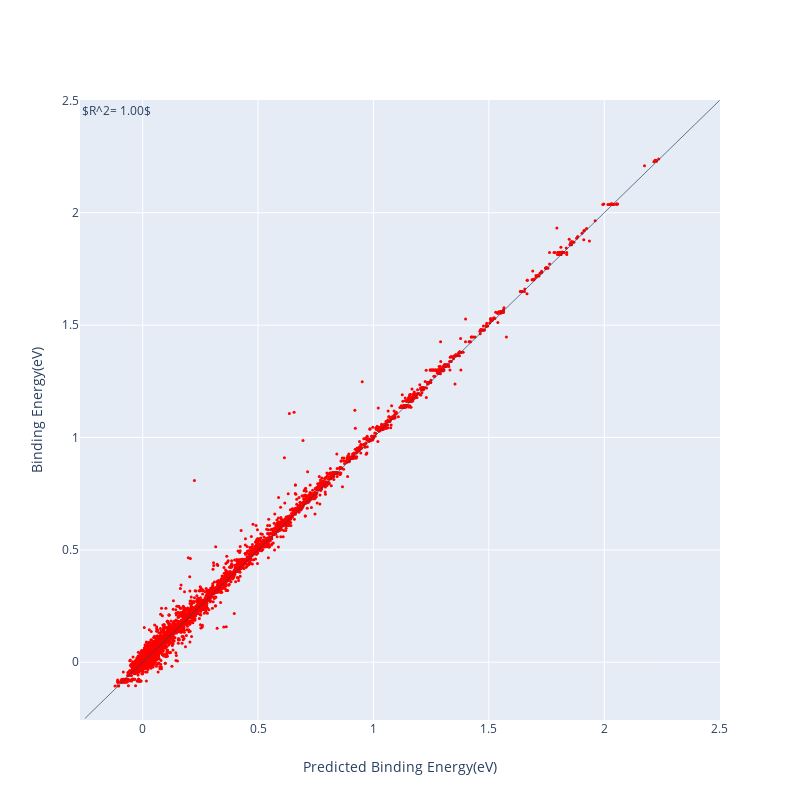

Notebook source saved alongside this figure:
### Code cell
#draw correlation
main = go.Scatter(x = y_train_pred.squeeze(), 
          y = Y_train, 
          marker={'color':'red', 'symbol':'circle','size':3}, 
          mode='markers'
         )

data = [main]

layout = go.Layout(autosize = False, 
           height = 800,
           width = 800, 
           xaxis={'title':"Predicted Binding Energy(eV)", 'zeroline':False},
           yaxis = {'title':'Binding Energy(eV)', 'zeroline':False},
           annotations = [
                   dict(
                   x = 0,
                   y = 1,
                   xref = 'paper',
                   yref = 'paper',
                   text = '$R^2= %4.2f$'%(R_squared),
                   showarrow = False,
                   font = dict(size = 12)
                   )
               ],
           shapes =[{'type':'line', 
                            'x0':-0.25,
                            'x1':2.5,
                            'y0':-0.25,
                            'y1':2.5,
                            'line':{'width':0.7}
                    }],
          )
plot = py.iplot(go.Figure(data = data, layout = layout))

### Figure 1 — Plotly figure (JSON) as saved in the notebook; plotly's stock layout.template omitted (floating-point values rounded to 4 significant figures; data arrays with more than 128 entries replaced by an {"elided": "..."} marker saying what was removed)
{"data": [{"marker": {"color": "red", "size": 3, "symbol": "circle"}, "mode": "markers", "type": "scatter", "x": {"elided": "18900 float values"}, "y": {"elided": "18900 float values"}}], "layout": {"annotations": [{"font": {"size": 12}, "showarrow": false, "text": "$R^2= 1.00$", "x": 0, "xref": "paper", "y": 1, "yref": "paper"}], "autosize": false, "height": 800, "shapes": [{"line": {"width": 0.7}, "type": "line", "x0": -0.25, "x1": 2.5, "y0": -0.25, "y1": 2.5}], "width": 800, "xaxis": {"autorange": true, "range": [-0.2713, 2.502], "title": {"text": "Predicted Binding Energy(eV)"}, "type": "linear", "zeroline": false}, "yaxis": {"autorange": true, "range": [-0.257, 2.502], "title": {"text": "Binding Energy(eV)"}, "type": "linear", "zeroline": false}}}
